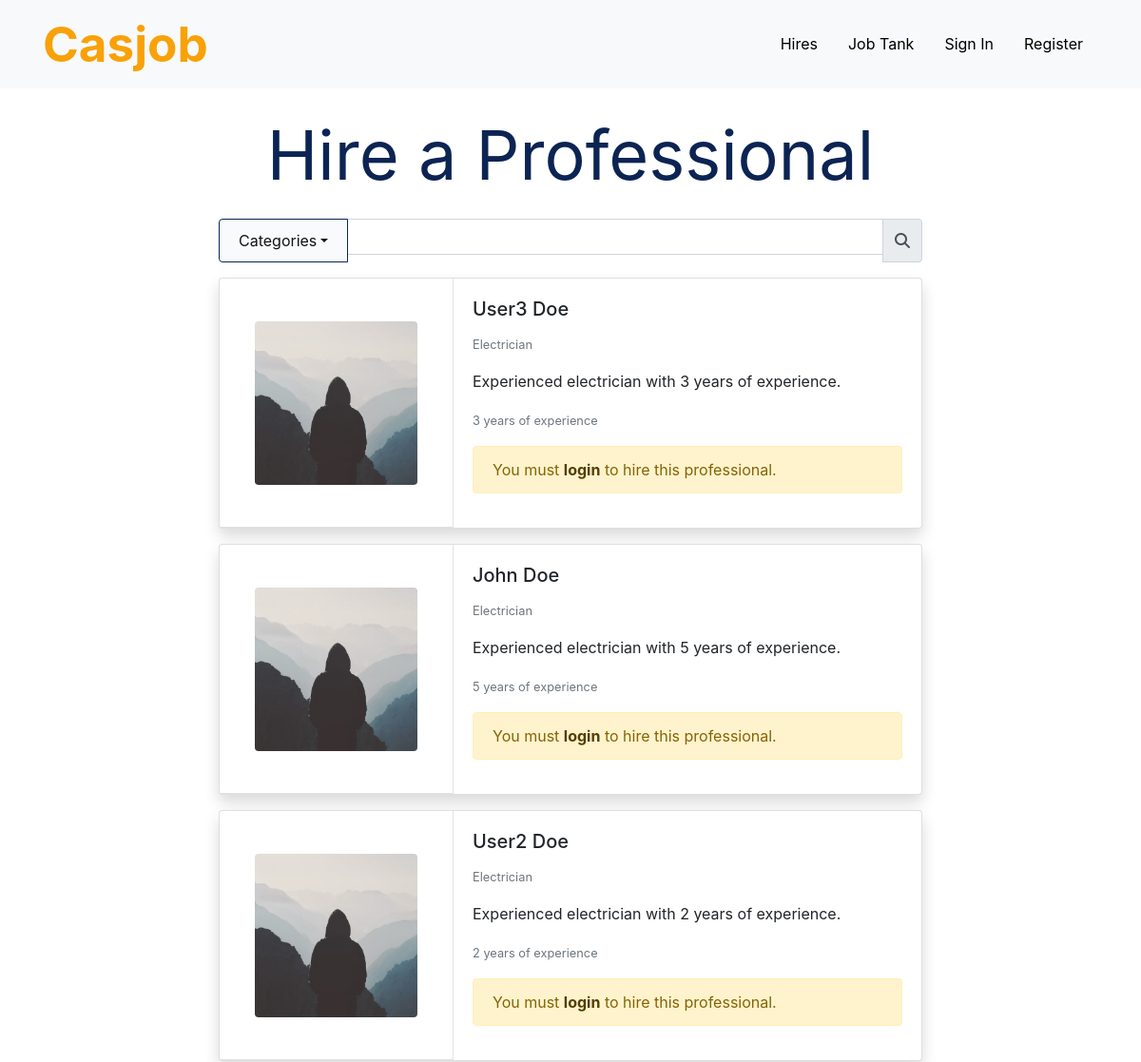
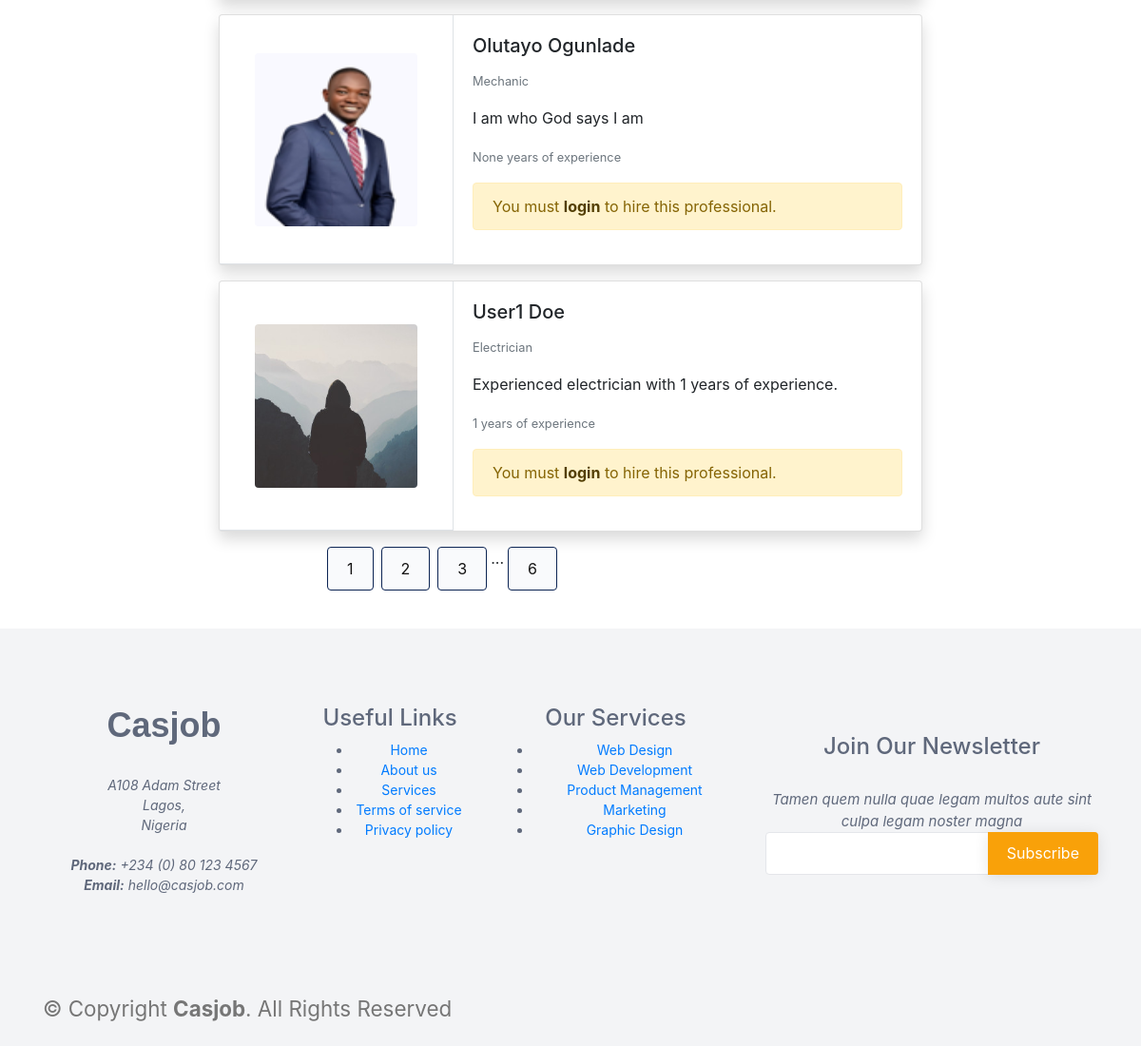
Page /hires on the committed database (2 pictures, top to bottom).
### casjob/models.py (models this page shows, shortened)
class User(db.Model, UserMixin):
    id = db.Column(db.Integer, primary_key=True)
    firstname = db.Column(db.String(20), unique=False, nullable=True)
    lastname = db.Column(db.String(20), unique=False, nullable=True)
    username = db.Column(db.String(20), unique=True, nullable=False)
    phone_number = db.Column(db.String(20), unique=True, nullable=True)
    email = db.Column(db.String(120), unique=True, nullable=False)
    skill_type = db.Column(db.String(50), nullable=True)
    bio = db.Column(db.String(300), nullable=True)
    image_file = db.Column(db.String(20), nullable=False, default='default.jpg')
    password = db.Column(db.String(60), nullable=False)
    years_of_experience = db.Column(db.Integer)
    posts = db.relationship('Post', backref='author', lazy=True)
    applications = db.relationship('JobApplication', backref='applicant', lazy=True)

### casjob/routes.py (the view)
@app.route('/hires')
def hire():
    page = request.args.get('page', 1, type=int)
    per_page = 5
    skills = [
    'Mechanic', 'Electrician', 'Plumber', 'Carpenter', 'Welder',
    'Cleaner', 'Janitor', 'Housekeeper', 'Pool Cleaner',
    'Computer Technician', 'IT Support', 'Appliance Repair Technician',
    'Delivery Driver', 'Courier', 'Taxi/Uber Driver',
    'Event Staff', 'Caterer', 'Bartender', 'Waitstaff',
    'Gardener', 'Landscaper', 'Pool Maintenance',
    'Babysitter', 'Pet Sitter', 'Dog Walker',
    'Fitness Trainer', 'Yoga Instructor', 'Massage Therapist',
    'Graphic Designer', 'Photographer', 'Writer',
    'Retail Sales Associate', 'Customer Service Representative'
]
    hires = User.query.paginate(page=page, per_page=per_page)
    shuffled_items = hires.items
    shuffle(shuffled_items)
    return render_template('hires.html', title='Hires', hires=hires, skills=skills)

### casjob/Templates/hires.html (shortened to what this page needs)
{% extends 'base.html' %}
{% block content %}
<div class="joint">
<h2 class="display-3 mb-4 text-center"><b>Hire a Professional</b></h2>
<div class="input-group mb-3 mx-auto" style="max-width: 740px;">
    <div class="input-group-prepend">
        <button class="btn btn-outline-secondary dropdown-toggle" type="button" data-toggle="dropdown" aria-haspopup="true" aria-expanded="false">Categories</button>
    </div>
    <input type="text" class="form-control" aria-label="Text input with dropdown button">
    <div class="input-group-append">
        <span class="input-group-text" id="basic-addon2"><i class="fa-solid fa-magnifying-glass"></i></span>
    </div>
</div>
{% for hire in hires %}
<div class="shadow card mb-3 mx-auto" style="max-width: 740px;">
    <div class="row no-gutters">
        <div class="col-md-4 d-flex align-items-center justify-content-center border-right border-bottom">
            <img src="{{ url_for('static', filename='profile_pics/' + hire.image_file)}}" class="card-img rounded" alt="man" style="max-width: 70%; max-height: 70%;">
        </div>
        <div class="col-md-8">
            <div class="card-body">
                <h5 class="card-title">{{ hire.firstname }} {{ hire.lastname }}</h5>
                <p class="card-text"><small class="text-muted">{{ hire.skill_type }}</small></p>
                <p class="card-text">{{ hire.bio }}</p>
                <p class="card-text"><small class="text-muted">{{ hire.years_of_experience }} years of experience</small></p>
                {% if current_user.is_authenticated %}
                    {% if hire != current_user %}
                    <div class="form-group text-right">
                        <a href="https://wa.me/{{ hire.phone_number }}" class="btn btn-outline-info custom-submit-btn" target="_blank">Hire Me</a>
                    </div>
                    {% endif %}
                {% else %}
                <div class="alert alert-warning" role="alert">
                    You must <a href="{{ url_for('login') }}" class="alert-link">login</a> to hire this professional.
                </div>
                {% endif %}
            </div>
        </div>
    </div>
</div>
{% endfor %}
        <div class="row col-md-6 mx-auto">
            {% for page_num in hires.iter_pages(left_edge=1, right_edge=1, left_current=1, right_current=2) %}
            <div class="form-group text-center">
                {% if page_num %}
                {% if hires.page == page_num %}
                <a class="btn btn-info mb-4 mx-1" href="{{ url_for('hire', page=page_num) }}">{{ page_num }}</a>
                {% else %}
                <a class="btn btn-outline-info mb-4 mx-1" href="{{ url_for('hire', page=page_num) }}">{{ page_num }}</a>
                {% endif %}
                {% else %}
                ...
                {% endif %}
            </div>
            {% endfor %}
</div>
</div>
{% endblock content %}

### casjob/static/styles.css (style rules this page uses)
body { margin-top: 120px; padding: 0; }
.joint { padding: 0 50px; }
.btn { background-color: #f9fafc; color: #141313; border: solid 1px; border-color: #0c2453; padding: 10px 20px; cursor: pointer; }
h2 { color: #0c2453; }

### rows in the picture
User: image_file (placeholder picture), firstname "User3", lastname "Doe", skill_type "Electrician", bio "Experienced electrician with 3 years of experience.", years_of_experience "3"
User: image_file (placeholder picture), firstname "John", lastname "Doe", skill_type "Electrician", bio "Experienced electrician with 5 years of experience.", years_of_experience "5"
User: image_file (placeholder picture), firstname "User2", lastname "Doe", skill_type "Electrician", bio "Experienced electrician with 2 years of experience.", years_of_experience "2"
User: image_file (picture), firstname "Olutayo", lastname "Ogunlade", skill_type "Mechanic", bio "I am who God says I am", years_of_experience "None"
User: image_file (placeholder picture), firstname "User1", lastname "Doe", skill_type "Electrician", bio "Experienced electrician with 1 years of experience.", years_of_experience "1"

### other values in the picture
{{ page_num }} "1"
{{ page_num }} "2" "3" "6"
